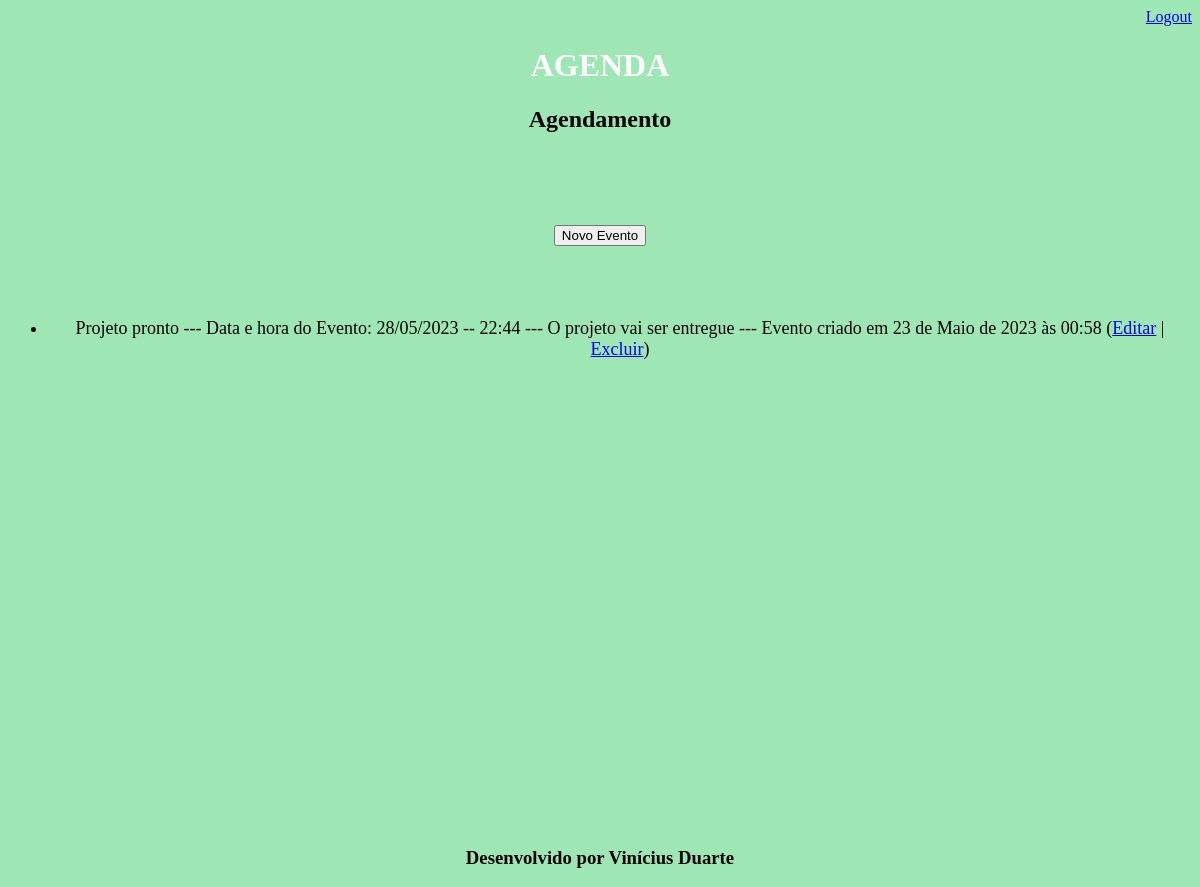
Before: /home/ (signed in) with the older database file.
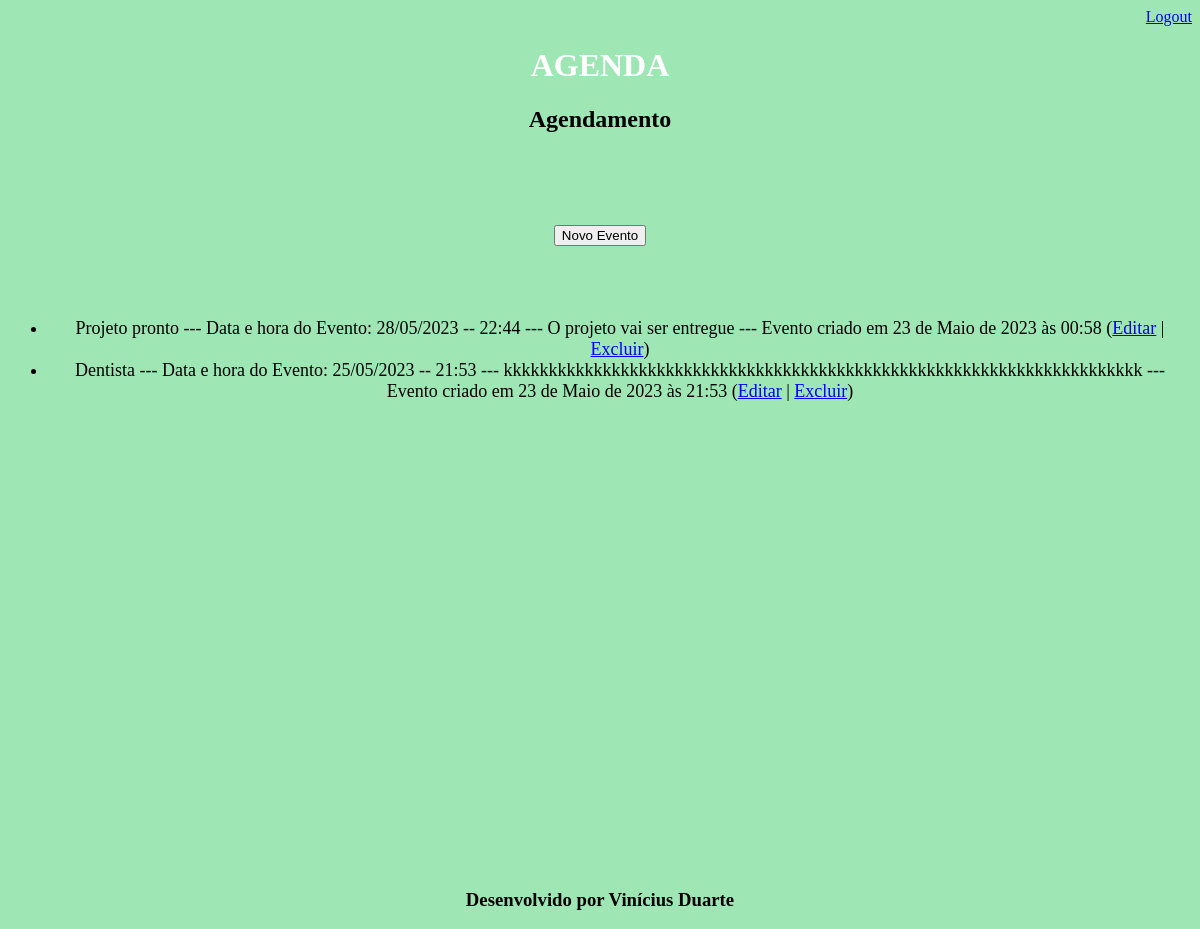
After: the same page with the newer database file.
### app_wpp/models.py (models this page shows, shortened)
class evento(models.Model):
    titulo = models.CharField(max_length=100)
    descricao = models.TextField(blank=True, null=True)
    data_evento = models.DateTimeField(verbose_name='Data do Evento')
    data_criacao = models.DateTimeField(auto_now=True)
    usuario = models.ForeignKey(User, on_delete=models.CASCADE)
    class Meta:
        db_table = 'evento'
    def get_data_evento(self):
        return self.data_evento.strftime('%d/%m/%Y -- %H:%M')
    def get_evento_atrasado(self):
        if self.data_evento < datetime.now():
            return True
        else:
            return False

### app_wpp/views.py (the view)
# urls.py: path('home/', views.lista_eventos),
@login_required(login_url='/login/')
def lista_eventos(request):
    usuario = request.user
    data_atual = datetime.now() - timedelta(hours=1)
    Evento = evento.objects.filter(usuario=usuario,
                                data_evento__gt=data_atual) #lt passado gt atual em diante
    dados = {'eventos':Evento}
    return render(request, 'home.html', dados)

### app_wpp/templates/home.html
{% extends "model-page.html"%}
{%block content%}
<body style='background-color: rgb(158, 231, 180);'align="center">
    <h2>Agendamento</h2>
<br><br><br><br>
    <a href="evento/">
    <button type="button">Novo Evento</button>
    </a>
    <br><br><br><br>
    <ul style="font-size: 18px">
        {% for evento in eventos%}
            <li>
                <div style={% if evento.get_evento_atrasado %} "color: red"; {%endif%}>
                {{evento.titulo}} --- Data e hora do Evento: {{evento.get_data_evento}} --- {{evento.descricao}} --- Evento criado em {{evento.data_criacao}}
                (<a href='evento/?id={{evento.id}}'>Editar</a>
                | <a href='evento/delete/{{evento.id}}/'>Excluir</a>)
                </div>
            </li>
        {%endfor%}
    </ul><br><br><br><br><br><br><br><br><br><br><br><br><br><br><br><br><br><br><br><br><br><br><br><br><br>
</body>
{%endblock%}

Changed rows visible on the page:
added evento: titulo "Dentista", get_data_evento "25/05/2023 -- 21:53", descricao "kkkkkkkkkkkkkkkkkkkkkkkkkkkkkkkkkkkkkkkkkkkkkkkkkkkkkkkkkkkkkkkkkkkkkkk", data_criacao "23 de Maio de 2023 às 21:53"
